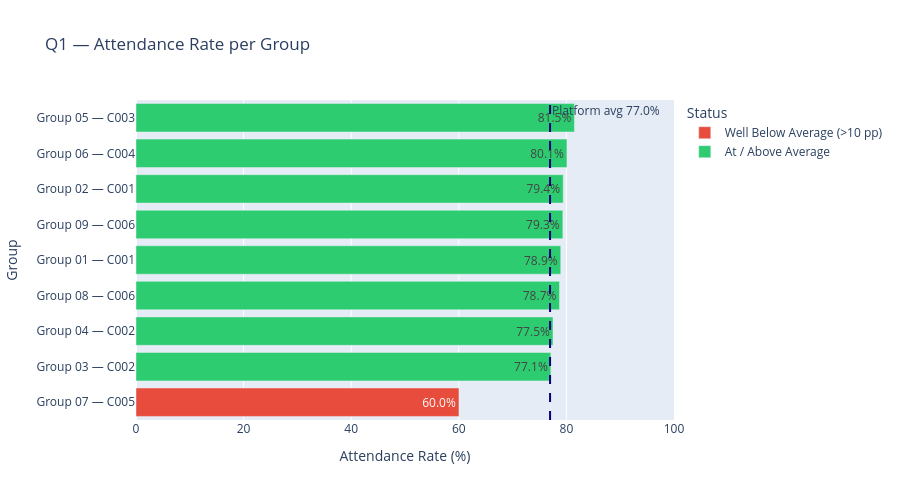

Source (notebook cell):
### Code cell
# ── Chart ────────────────────────────────────────────────────────────────────
COLOR_MAP = {
    'Well Below Average (>10 pp)': '#e74c3c',
    'Below Average'               : '#f39c12',
    'At / Above Average'          : '#2ecc71'
}

fig = px.bar(att_group, x='att_rate', y='group_name', orientation='h',
             color='status', color_discrete_map=COLOR_MAP,
             title='Q1 — Attendance Rate per Group',
             labels={'att_rate': 'Attendance Rate (%)', 'group_name': 'Group'},
             text=att_group['att_rate'].round(1).astype(str) + '%')

fig.add_vline(x=platform_avg, line_dash='dash', line_color='navy',
              annotation_text=f'Platform avg {platform_avg:.1f}%',
              annotation_position='top right')

fig.update_layout(height=500, xaxis_range=[0, 100],
                  legend_title='Status', yaxis={'categoryorder':'total ascending'})
fig.show()

### Figure 1 — Plotly figure (JSON) as saved in the notebook; plotly's stock layout.template omitted (floating-point values rounded to 4 significant figures)
{"data": [{"hovertemplate": "status=Well Below Average (>10 pp)<br>Attendance Rate (%)=%{x}<br>Group=%{y}<br>text=%{text}<extra></extra>", "legendgroup": "Well Below Average (>10 pp)", "marker": {"color": "#e74c3c", "pattern": {"shape": ""}}, "name": "Well Below Average (>10 pp)", "orientation": "h", "showlegend": true, "text": ["60.0%"], "textposition": "auto", "type": "bar", "x": [60.03], "xaxis": "x", "y": ["Group 07 — C005"], "yaxis": "y"}, {"hovertemplate": "status=At / Above Average<br>Attendance Rate (%)=%{x}<br>Group=%{y}<br>text=%{text}<extra></extra>", "legendgroup": "At / Above Average", "marker": {"color": "#2ecc71", "pattern": {"shape": ""}}, "name": "At / Above Average", "orientation": "h", "showlegend": true, "text": ["77.1%", "77.5%", "78.7%", "78.9%", "79.3%", "79.4%", "80.1%", "81.5%"], "textposition": "auto", "type": "bar", "x": [77.12, 77.51, 78.72, 78.95, 79.34, 79.41, 80.1, 81.5], "xaxis": "x", "y": ["Group 03 — C002", "Group 04 — C002", "Group 08 — C006", "Group 01 — C001", "Group 09 — C006", "Group 02 — C001", "Group 06 — C004", "Group 05 — C003"], "yaxis": "y"}], "layout": {"annotations": [{"showarrow": false, "text": "Platform avg 77.0%", "x": 76.96, "xanchor": "left", "xref": "x", "y": 1, "yanchor": "top", "yref": "y domain"}], "barmode": "relative", "height": 500, "legend": {"title": {"text": "Status"}, "tracegroupgap": 0}, "shapes": [{"line": {"color": "navy", "dash": "dash"}, "type": "line", "x0": 76.96, "x1": 76.96, "xref": "x", "y0": 0, "y1": 1, "yref": "y domain"}], "title": {"text": "Q1 — Attendance Rate per Group"}, "xaxis": {"anchor": "y", "domain": [0, 1], "range": [0, 100], "title": {"text": "Attendance Rate (%)"}}, "yaxis": {"anchor": "x", "categoryorder": "total ascending", "domain": [0, 1], "title": {"text": "Group"}}}}
